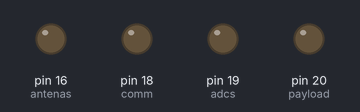
This program was run on a simulated MicroPython board. Parts: output pins drawn as LEDs (lit = HIGH).

Above: at 0.1 s.
At 5.1 s:
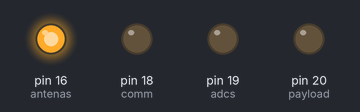
At 7.1 s:
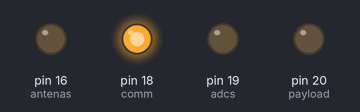
At 9.1 s:
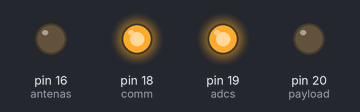
At 11.1 s:
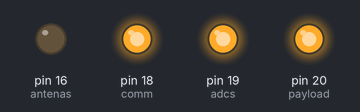
Timing chart, 0 to 12.6 s (numbered marks = the images above):
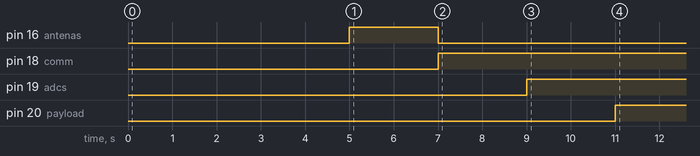

Measured:
- by itself, pin 16 (antenas): LOW → HIGH at 5.0 s, → LOW 2.0 s later
- by itself, pin 18 (comm): LOW → HIGH at 7.0 s
- by itself, pin 19 (adcs): LOW → HIGH at 9.0 s
- by itself, pin 20 (payload): LOW → HIGH at 11.0 s

The program:

programa_3.py
```python
# software de voo - ANTENAS, COMM, ADCS, PAYLOAD exemplo

from machine import Pin
from utime import sleep

# define pinos de I/O
antenas = Pin(16, Pin.OUT)
comm = Pin(18, Pin.OUT)
adcs = Pin(19, Pin.OUT)
payload = Pin(20, Pin.OUT)

# Estados
INATIVO = 0
DEPLOY = 1
MODO_SEGURANCA = 2
MODO_ESTABILIZACAO = 3
MODO_NOMINAL = 4

estado = INATIVO    # inicia no estado = INATIVO

# maquina de estados
while True:

  if estado == INATIVO:
    antenas.off()
    sleep(5)
    estado = DEPLOY

  if estado == DEPLOY:
    antenas.on()
    sleep(2)
    antenas.off()
    estado = MODO_SEGURANCA

  if estado == MODO_SEGURANCA:
    comm.on()
    sleep(2)
    estado = MODO_ESTABILIZACAO

  if estado == MODO_ESTABILIZACAO:
    adcs.on()
    sleep(2)
    estado = MODO_NOMINAL

  if estado == MODO_NOMINAL:
    payload.on()

    estado = MODO_NOMINAL
```
